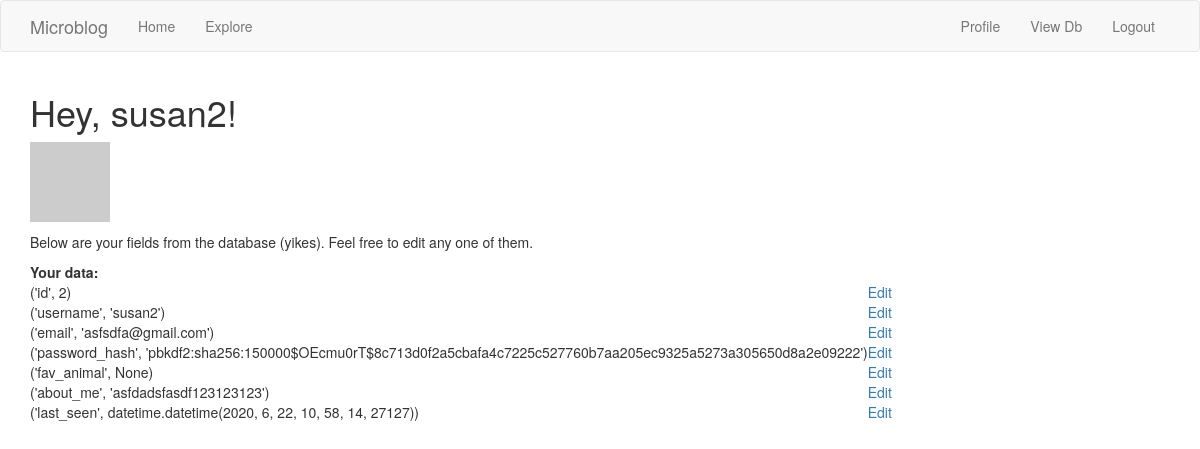
The app's page /view_db (signed in) with its own data.
### app/models.py (models this page shows, shortened)
class User(UserMixin, db.Model):
    id = db.Column(db.Integer, primary_key=True)
    username = db.Column(db.String(64), index=True, unique=True)
    email = db.Column(db.String(120), index=True, unique=True)
    password_hash = db.Column(db.String(128))
    fav_animal = db.Column(db.String(128)) #added later during migration
    about_me = db.Column(db.String(140))
    last_seen = db.Column(db.DateTime, default=datetime.utcnow)
    posts = db.relationship('Post', backref='author', lazy='dynamic')
    followed = db.relationship(
        'User', secondary=followers, #User is the right side entity in the relation, left side = parent class (obv self referential)
        primaryjoin=(followers.c.follower_id == id), #how we link LHS of followers table with Users
        secondaryjoin=(followers.c.followed_id == id), #how we link RHS of followers table with Users
        backref=db.backref('followers', lazy='dynamic'), #indicates how the rel-ship is accessed from RHS
        lazy='dynamic' #lazy population both from LHS (this line) and RHS (prev line)
    )
    @login.user_loader
    def load_user(id):
        return User.query.get(int(id))
    def avatar(self, size):
        digest = md5(self.email.lower().encode('utf-8')).hexdigest()
        return 'https://www.gravatar.com/avatar/{}?d=identicon&s={}'.format(
            digest, size)

### app/routes.py (the view)
@app.route('/view_db')
@login_required
def view_db():
    user = User.query.filter_by(username=current_user.username).first() #UNSECURE
    attr_keys = [c.key for c in User.__table__.c]
    attrs = [user.__getattribute__(c.key) for c in User.__table__.c]
    keyed_attrs = zip(attr_keys, attrs)
    return render_template('view_db.html', keyed_attrs=keyed_attrs)

### app/routes.py (called while the page is built)
@app.before_request
def before_request():
    if current_user.is_authenticated:
        current_user.last_seen = datetime.utcnow() #always use UTC, otherwise the times will display differently depending on your location
        db.session.commit()

### app/templates/view_db.html (shortened to what this page needs)
{% extends "base.html" %}
{% block app_content %}
<h1>Hey, {{ current_user.username }}!</h1>
<p><img src="{{ current_user.avatar(128) }}"></p>
<p>Below are your fields from the database (yikes). Feel free to edit any one of them.</p>
<table>
    <th>Your data:</th>
    {% for ka in keyed_attrs %}
    <tr>
        <td>{{ ka }}</td>
        <td><a href="{{ url_for('edit', attr_key=ka[0]) }}">Edit</a></td>
    </tr>
    {% endfor %}
    {% endblock %}

### records on screen
User: username "susan2", ka "('username', 'susan2')", ka "('email', 'asfsdfa@gmail.com')", ka "('password_hash', 'pbkdf2:sha256:150000$OEcmu0rT$8c713d0f2a5cbafa4c7225c527760b7aa205ec9325a5273a305650d8a2e09222')", ka "('about_me', 'asfdadsfasdf123123123')"

### other values on screen
{{ ka }} "('id', 2)" "('fav_animal', None)" "('last_seen', datetime.datetime(2020, 6, 22, 10, 58, 14, 27127))"
